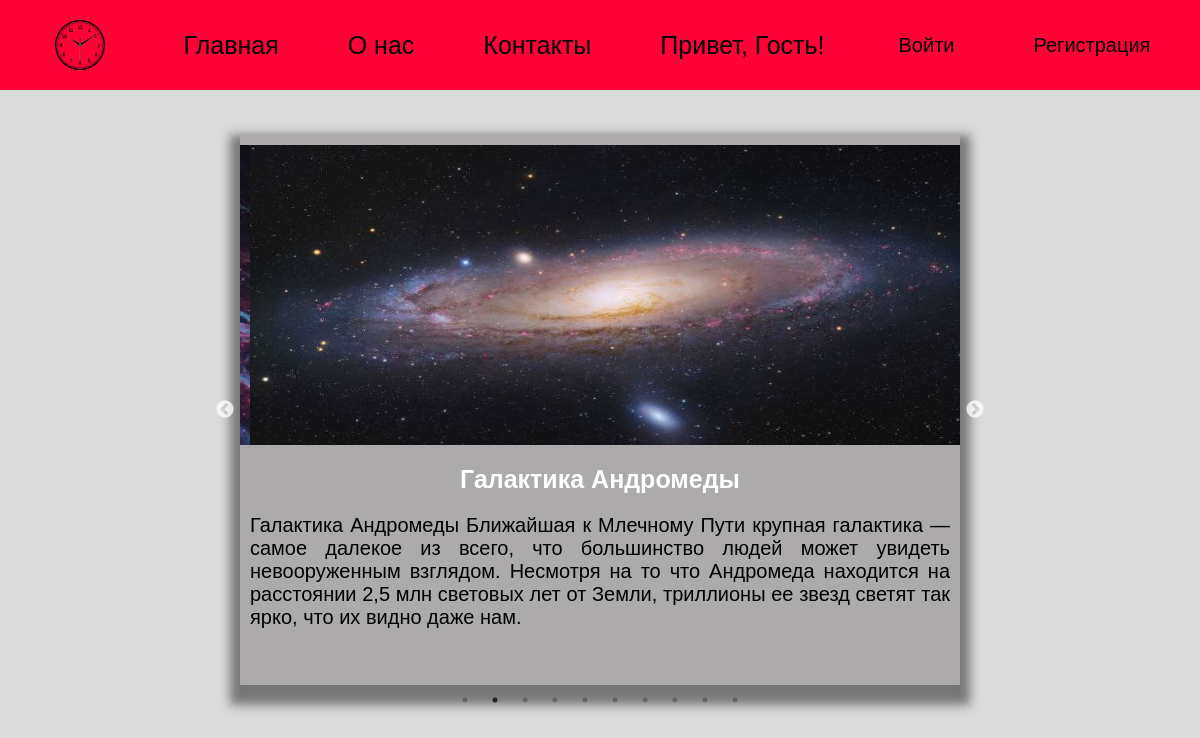
The page / on the database its author committed.
### tables this page shows
CREATE TABLE `slider` (
  `id` int NOT NULL,
  `title` varchar(100) NOT NULL,
  `adress` varchar(50) NOT NULL,
  `discription` text NOT NULL
);

### index.php (the view, shortened to what this page needs)
<!DOCTYPE html>
<html lang="en">
<head>
    <link rel="stylesheet" type="text/css" href="https://cdn.jsdelivr.net/npm/slick-carousel/slick/slick.css" />
    <link rel="stylesheet" type="text/css" href="https://cdn.jsdelivr.net/npm/slick-carousel/slick/slick-theme.css" />
</head>
<body class="bod1">
    <?php
    require_once 'header.php';
    ?>
    <?php
    try {
        $pdo = new PDO('mysql:host=localhost;dbname=primer_user_admin', 'root', '');
        $stmt = $pdo->query('SELECT title, adress, discription FROM slider');
        echo '<div class="slider">';
        while ($row = $stmt->fetch(PDO::FETCH_ASSOC)) {
            echo '<div class="slide">';
            echo '<img src="' . $row['adress'] . '" alt="' . $row['title'] . '">';
            echo '<h2 class="h2">' . $row['title'] . '</h2>';
            echo '<p class="pp">' . $row['discription'] . '</p>';
            echo '</div>';
        }
        echo '</div>';
    } catch (PDOException $e) {
        die('Ошибка выполнения запроса: ' . $e->getMessage());
    }
    ?>
</body>
</html>

### header.php (shortened to what this page needs)
<!DOCTYPE html>
<html lang="en">
<head>
    <link rel="stylesheet" href="style.css">
</head>
<body>
    <div class="main">
        <div class="block">
            <img class="clock" src="image/hourglass.png" alt="">
            <p class="glav"><a href="index.php">Главная</a></p>
            <p><a href="about.php">О нас</a></p>
            <p><a href="contact.php">Контакты</a></p>
            <p class="privet"><a href="">Привет, Гость!</a></p>
            <a href="login.php">
                <input type="submit" class="btn btn-primary" value="Войти">
            </a></li>
            <a href="register.php">
                <input type="submit" class="btn btn-primary" value="Регистрация">
            </a></li>
        </div>
    </div>
</body>
</html>

### style.css (style rules this page uses)
* { margin: 0; padding: 0; font-family: Arial; }
.clock { width: 50px; height: 50px; }
.block { display: flex; background-color: rgb(255, 0, 55); justify-content: space-around; padding: 10px; align-items: center; font-size: 25px; }
.block a { text-decoration: none; color: black; transition: all 0.5s; }
.block input { background: none; border: none; color: black; font-size: 20px; padding: 5px; transition: all 0.5s; }
.slider { background-color: rgb(172, 170, 170); box-shadow: 0px 10px 10px 10px rgba(0, 0, 0, 0.459); display: flex; color: white; font-size: 15px; text-align: justify; width: 60%; margin: auto; justify-content: center; bottom: -45px; }
.slider img { width: 100%; }
.pp { font-size: 20px; color: black; padding: 10px; }
.h2 { text-align: center; padding: 10px; font-size: 25px; }
body { background-color: rgb(219, 219, 219); }
img { padding: 10px; width: 430px; height: 300px; }

### rows shown on the page
slider: title "Галактика Андромеды", discription "Галактика Андромеды Ближайшая к Млечному Пути крупная галактика — самое далекое из всего, что большинство людей может увидеть невооруженным взглядом. Несмотря на то что Андромеда находится на расстоянии 2,5 млн световых лет от Земли, триллионы ее звезд светят так ярко, что их видно даже нам."
